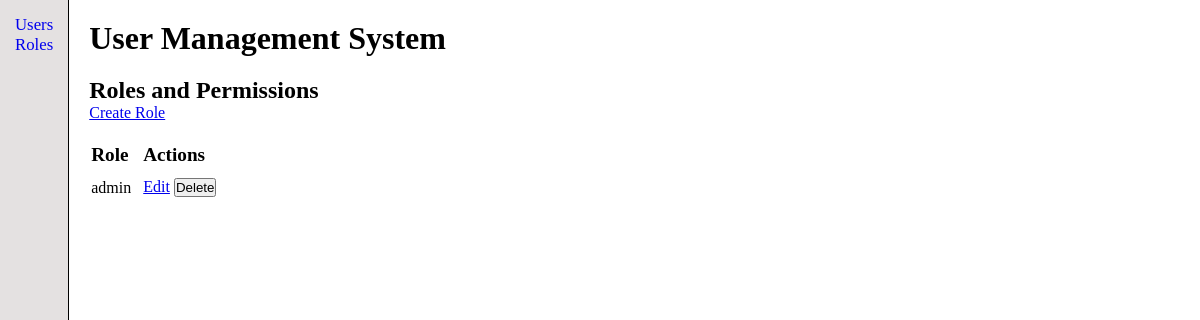
/roles, run on an earlier commit of the app's database.
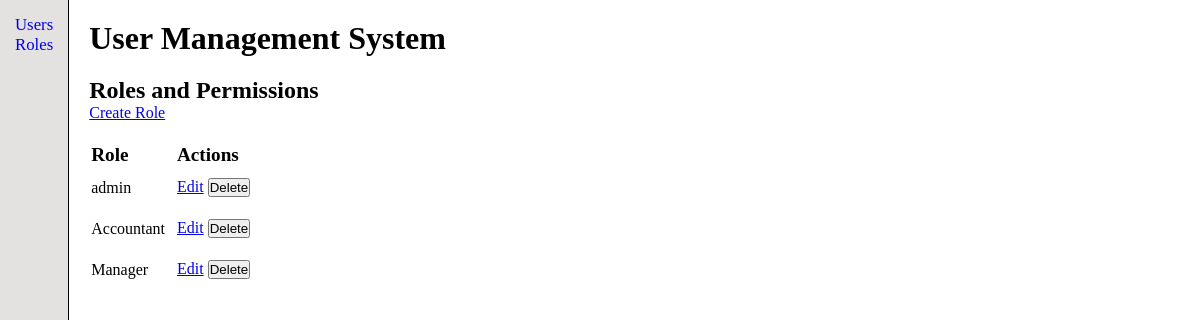
And on a later commit of the database.
### tables this page shows
CREATE TABLE roles (
            id INTEGER PRIMARY KEY AUTOINCREMENT,
            name VARCHAR(50) UNIQUE NOT NULL,
            created_at DATETIME DEFAULT CURRENT_TIMESTAMP
        );

### app/controllers/RoleController.php (called while the page is built, shortened)
<?php
class RoleController
{
  protected $roleModel;
  public function __construct()
  {
    $this->roleModel = new Role();
  }
  public function index()
  {
    $roles = $this->roleModel->all();
    require_once __DIR__ . "/../../app/views/roles/list.php";
  }
}

### core/Router.php (called while the page is built, shortened)
<?php
class Router
{
  protected $routes = [];
  public function get($uri, $controller)
  {
    $this->routes['GET'][$uri] = $controller;
  }
  public function post($uri, $controller)
  {
    $this->routes['POST'][$uri] = $controller;
  }
  public function run($uri, $method)
  {
    $path = parse_url($uri, PHP_URL_PATH);
    if (array_key_exists($path, $this->routes[$method])) {
      $action = $this->routes[$method][$path];
      [$controllerClass, $function] = $action;
      $controllerInstance = new $controllerClass();
      return call_user_func([$controllerInstance, $function]);
    }
  }
}

### public/index.php (called while the page is built, shortened)
<?php
$router = Router::load(__DIR__ . "/../routes/web.php");
$router->run(
  $_SERVER["REQUEST_URI"],
  $_SERVER["REQUEST_METHOD"],
);

### core/Database.php (called while the page is built, shortened)
<?php
class Database
{
  private static $pdo = null;
  public static function connect()
  {
    if (self::$pdo !== null) {
      return self::$pdo;
    }
    try {
      $dbPath = __DIR__ . "/../database/database.sqlite";
      self::$pdo = new PDO("sqlite:" . $dbPath);
      self::$pdo->setAttribute(PDO::ATTR_ERRMODE, PDO::ERRMODE_EXCEPTION);
      self::$pdo->setAttribute(PDO::ATTR_DEFAULT_FETCH_MODE, PDO::FETCH_ASSOC);
      self::$pdo->exec('PRAGMA foreign_keys = ON;');
      self::$pdo->exec('PRAGMA journal_mode = WAL;');
      self::$pdo->exec('PRAGMA busy_timeout = 5000;');
      return self::$pdo;
    } catch (PDOException $e) {
      die("Database connection failed: " . $e->getMessage());
    }
  }
}

### core/Model.php (called while the page is built, shortened)
<?php
abstract class Model
{
  protected $db;
  protected $table;
  public function __construct()
  {
    $this->db = Database::connect();
  }
  public function all()
  {
    $stmt = $this->db->prepare("SELECT * FROM {$this->table}");
    $stmt->execute();
    return $stmt->fetchAll();
  }
}

### app/views/roles/list.php (the view, shortened to what this page needs)
<a href="/roles/create">Create Role</a>
<table class="roles-table">
  <thead>
    <tr>
      <th>Role</th>
      <th>Actions</th> </tr>
  </thead>
  <tbody>
    <?php foreach ($roles as $role): ?>
      <tr class="roles-row">
        <td><?= htmlspecialchars($role['name']) ?></td>
        <td>
          <a href="/roles?edit_id=<?= $role['id'] ?>" class="btn-edit">Edit</a>
          <form action="/roles/delete" method="POST" style="display:inline;" onsubmit="return confirm('Are you sure?');">
            <button type="submit" class="btn-delete">Delete</button>
          </form>
        </td>
      </tr>
    <?php endforeach; ?>
  </tbody>
</table>
<?php
$roleConent = ob_get_clean();
include __DIR__ . "/../../../app/views/roles/index.php";
?>

### app/views/roles/index.php (shortened to what this page needs)
<h2>Roles and Permissions</h2>
<div>
  <?php echo $roleConent; ?>
</div>
<?php
$content = ob_get_clean();
include __DIR__ . "/../../../app/views/layout/main.php";
?>

### app/views/layout/main.php (shortened to what this page needs)
<!DOCTYPE html>
<html lang="en">
<head>
  <link rel="stylesheet" href="/style.css">
</head>
<body>
  <div class="app-container">
    <?php require __DIR__ . "/../../../app/views/layout/sidebar.php" ?>
    <main>
      <h1 style="margin-bottom: 20px">User Management System</h1>
      <?php echo $content; ?>
    </main>
  </div>
</body>
</html>

### app/views/layout/sidebar.php
<aside class="sidebar">
    <ul>
        <li><a href="/users">Users</a></li>
        <li><a href="/roles">Roles</a></li>
    </ul>
</aside>

### public/style.css (style rules this page uses)
* { margin: 0; padding: 0; box-sizing: border-box; }
body { min-height: 100vh; }
.sidebar { padding: 15px; border-right: 1px solid black; background-color: #e4e1e1; }
.sidebar ul { list-style: none; }
.sidebar ul a { text-decoration: none; cursor: pointer; margin-bottom: 20px; font-size: 1.05rem; }
.app-container { display: flex; min-height: 100vh; }
main { padding: 20px; }
.roles-table { margin: 20px 0; text-align: left; }
th { font-size: 1.2rem; }
tr { margin: 10px; }
td { padding: 10px 10px 10px 0; }

What changed in the data, as far as the page shows it:
added roles: name "Accountant"
added roles: name "Manager"
